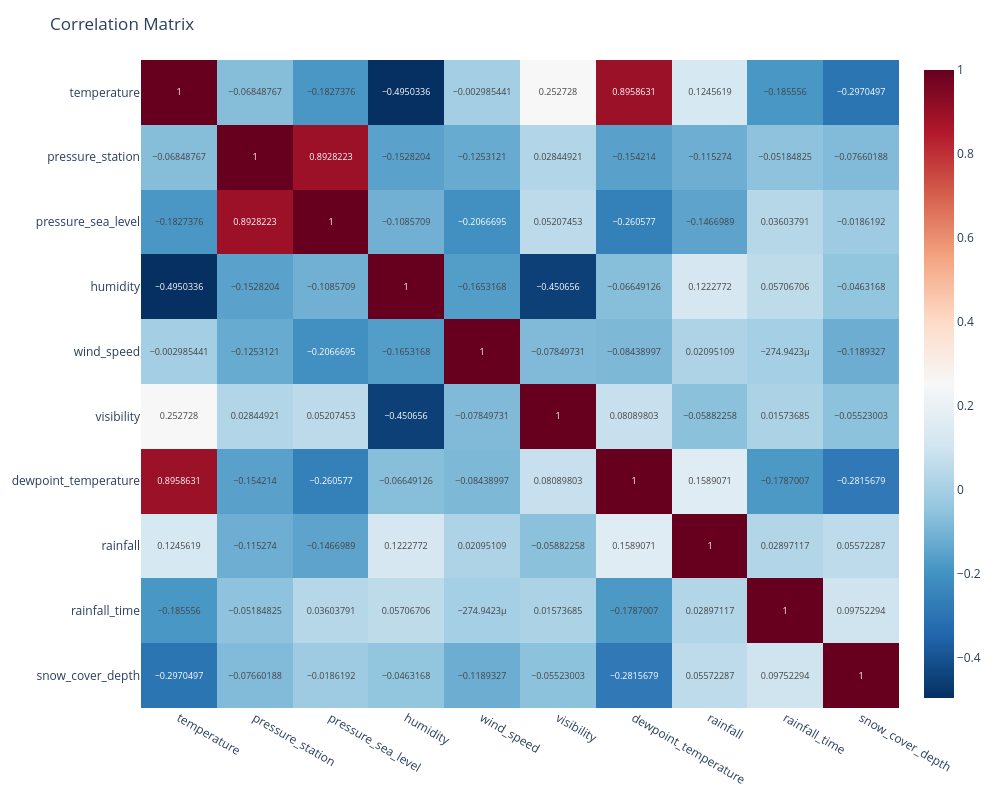

Notebook source saved alongside this figure:
### Code cell
corr_matrix = df.corr(numeric_only=True)

fig = px.imshow(corr_matrix,
                width=1500,
                height=1500,
                text_auto=True, aspect="auto",
                color_continuous_scale='RdBu_r',
                )
fig.update_layout(width=1000, height=800)
fig.update_layout(title='Correlation Matrix')
fig.show()

### Figure 1 — Plotly figure (JSON) as saved in the notebook; plotly's stock layout.template omitted (floating-point values rounded to 4 significant figures)
{"data": [{"coloraxis": "coloraxis", "hovertemplate": "x: %{x}<br>y: %{y}<br>color: %{z}<extra></extra>", "name": "0", "texttemplate": "%{z}", "type": "heatmap", "x": ["temperature", "pressure_station", "pressure_sea_level", "humidity", "wind_speed", "visibility", "dewpoint_temperature", "rainfall", "rainfall_time", "snow_cover_depth"], "xaxis": "x", "y": ["temperature", "pressure_station", "pressure_sea_level", "humidity", "wind_speed", "visibility", "dewpoint_temperature", "rainfall", "rainfall_time", "snow_cover_depth"], "yaxis": "y", "z": [[1, -0.06849, -0.1827, -0.495, -0.002985, 0.2527, 0.8959, 0.1246, -0.1856, -0.297], [-0.06849, 1, 0.8928, -0.1528, -0.1253, 0.02845, -0.1542, -0.1153, -0.05185, -0.0766], [-0.1827, 0.8928, 1, -0.1086, -0.2067, 0.05207, -0.2606, -0.1467, 0.03604, -0.01862], [-0.495, -0.1528, -0.1086, 1, -0.1653, -0.4507, -0.06649, 0.1223, 0.05707, -0.04632], [-0.002985, -0.1253, -0.2067, -0.1653, 1, -0.0785, -0.08439, 0.02095, -0.0002749, -0.1189], [0.2527, 0.02845, 0.05207, -0.4507, -0.0785, 1, 0.0809, -0.05882, 0.01574, -0.05523], [0.8959, -0.1542, -0.2606, -0.06649, -0.08439, 0.0809, 1, 0.1589, -0.1787, -0.2816], [0.1246, -0.1153, -0.1467, 0.1223, 0.02095, -0.05882, 0.1589, 1, 0.02897, 0.05572], [-0.1856, -0.05185, 0.03604, 0.05707, -0.0002749, 0.01574, -0.1787, 0.02897, 1, 0.09752], [-0.297, -0.0766, -0.01862, -0.04632, -0.1189, -0.05523, -0.2816, 0.05572, 0.09752, 1]]}], "layout": {"coloraxis": {"colorscale": [[0, "rgb(5,48,97)"], [0.1, "rgb(33,102,172)"], [0.2, "rgb(67,147,195)"], [0.3, "rgb(146,197,222)"], [0.4, "rgb(209,229,240)"], [0.5, "rgb(247,247,247)"], [0.6, "rgb(253,219,199)"], [0.7, "rgb(244,165,130)"], [0.8, "rgb(214,96,77)"], [0.9, "rgb(178,24,43)"], [1, "rgb(103,0,31)"]]}, "height": 800, "margin": {"t": 60}, "title": {"text": "Correlation Matrix"}, "width": 1000, "xaxis": {"anchor": "y", "domain": [0, 1]}, "yaxis": {"anchor": "x", "autorange": "reversed", "domain": [0, 1]}}}
